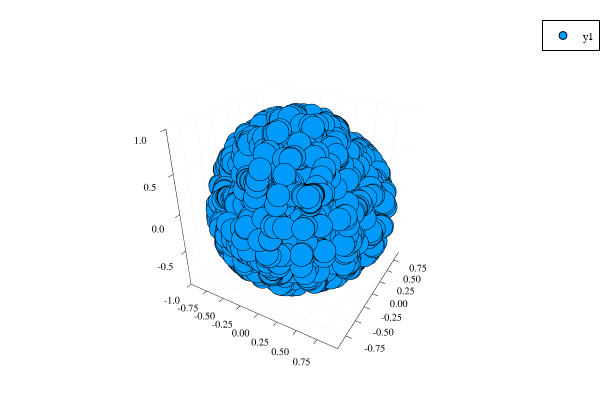

Write notebook code for a chart like this one.
### Code cell
# Plot the sampled points

S = reduce(hcat, vcat(samples, extra_samples))
if n < 3
    scatter(S[1,:], S[2,:])
else
    scatter(S[1,:], S[2,:], S[3,:])
end

### Figure 1 — Plotly figure (JSON) as saved in the notebook; plotly's stock layout.template omitted (floating-point values rounded to 4 significant figures; data arrays with more than 128 entries replaced by an {"elided": "..."} marker saying what was removed)
{"data": [{"colorbar": {"title": ""}, "legendgroup": "y1", "marker": {"color": "rgba(0, 154, 250, 1.000)", "line": {"color": "rgba(0, 0, 0, 1.000)", "width": 1}, "size": 8, "symbol": "circle"}, "mode": "markers", "name": "y1", "showlegend": true, "type": "scatter3d", "x": {"elided": "3065 float values"}, "xaxis": "x1", "y": {"elided": "3065 float values"}, "yaxis": "y1", "z": {"elided": "3065 float values"}, "zmax": null, "zmin": null}], "layout": {"annotations": [], "height": 400, "legend": {"bgcolor": "rgba(255, 255, 255, 1.000)", "bordercolor": "rgba(0, 0, 0, 1.000)", "borderwidth": 1, "font": {"color": "rgba(0, 0, 0, 1.000)", "family": "sans-serif", "size": 11}, "tracegroupgap": 0, "traceorder": "normal", "x": 1, "xanchor": "auto", "y": 1, "yanchor": "auto"}, "margin": {"b": 20, "l": 0, "r": 0, "t": 20}, "paper_bgcolor": "rgba(255, 255, 255, 1.000)", "plot_bgcolor": "rgba(255, 255, 255, 1.000)", "scene": {"camera": {"eye": {"x": 1.126, "y": -1.95, "z": 1.3}}, "xaxis": {"anchor": "y1", "domain": [0.08064, 0.9934], "gridcolor": "rgba(0, 0, 0, 0.100)", "gridwidth": 0.5, "linecolor": "rgba(0, 0, 0, 1.000)", "mirror": false, "range": [-0.9955, 0.9926], "showgrid": true, "showline": true, "showticklabels": true, "tickangle": 0, "tickcolor": "rgb(0, 0, 0)", "tickfont": {"color": "rgba(0, 0, 0, 1.000)", "family": "sans-serif", "size": 11}, "tickmode": "array", "ticks": "inside", "ticktext": ["-0.75", "-0.50", "-0.25", "0.00", "0.25", "0.50", "0.75"], "tickvals": [-0.75, -0.5, -0.25, 0, 0.25, 0.5, 0.75], "title": "", "titlefont": {"color": "rgba(0, 0, 0, 1.000)", "family": "sans-serif", "size": 15}, "type": "-", "visible": true, "zeroline": false, "zerolinecolor": "rgba(0, 0, 0, 1.000)"}, "yaxis": {"anchor": "x1", "domain": [0.03762, 0.9902], "gridcolor": "rgba(0, 0, 0, 0.100)", "gridwidth": 0.5, "linecolor": "rgba(0, 0, 0, 1.000)", "mirror": false, "range": [-0.9487, 0.9491], "showgrid": true, "showline": true, "showticklabels": true, "tickangle": 0, "tickcolor": "rgb(0, 0, 0)", "tickfont": {"color": "rgba(0, 0, 0, 1.000)", "family": "sans-serif", "size": 11}, "tickmode": "array", "ticks": "inside", "ticktext": ["-0.75", "-0.50", "-0.25", "0.00", "0.25", "0.50", "0.75"], "tickvals": [-0.75, -0.5, -0.25, 0, 0.25, 0.5, 0.75], "title": "", "titlefont": {"color": "rgba(0, 0, 0, 1.000)", "family": "sans-serif", "size": 15}, "type": "-", "visible": true, "zeroline": false, "zerolinecolor": "rgba(0, 0, 0, 1.000)"}, "zaxis": {"gridcolor": "rgba(0, 0, 0, 0.100)", "gridwidth": 0.5, "linecolor": "rgba(0, 0, 0, 1.000)", "mirror": false, "range": [-1.003, 1.006], "showgrid": true, "showline": true, "showticklabels": true, "tickangle": 0, "tickcolor": "rgb(0, 0, 0)", "tickfont": {"color": "rgba(0, 0, 0, 1.000)", "family": "sans-serif", "size": 11}, "tickmode": "array", "ticks": "inside", "ticktext": ["-1.0", "-0.5", "0.0", "0.5", "1.0"], "tickvals": [-1, -0.5, 0, 0.5, 1], "title": "", "titlefont": {"color": "rgba(0, 0, 0, 1.000)", "family": "sans-serif", "size": 15}, "type": "-", "visible": true, "zeroline": false, "zerolinecolor": "rgba(0, 0, 0, 1.000)"}}, "showlegend": true, "width": 600}}
